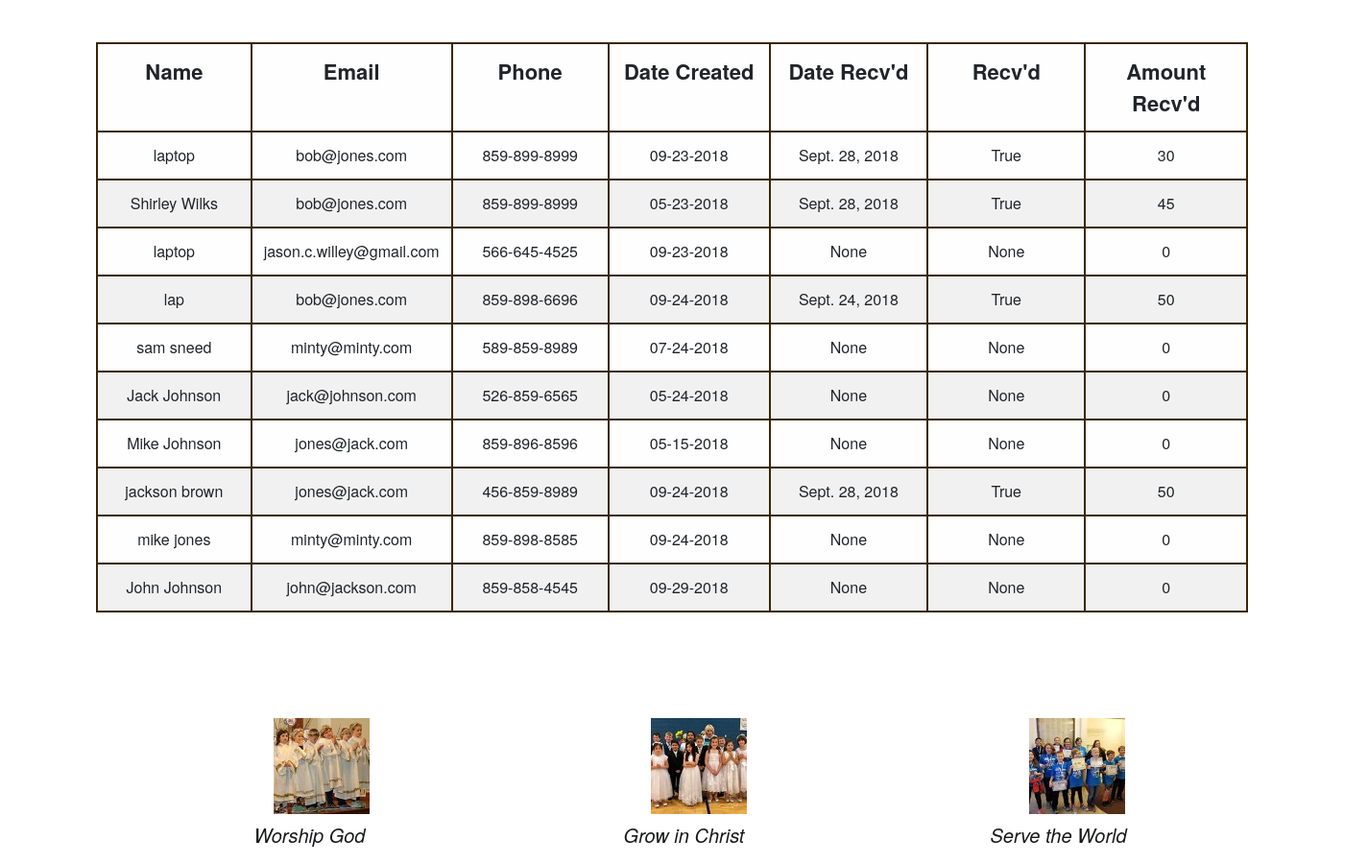
Page /41369/ (middle part) on the earlier database version.
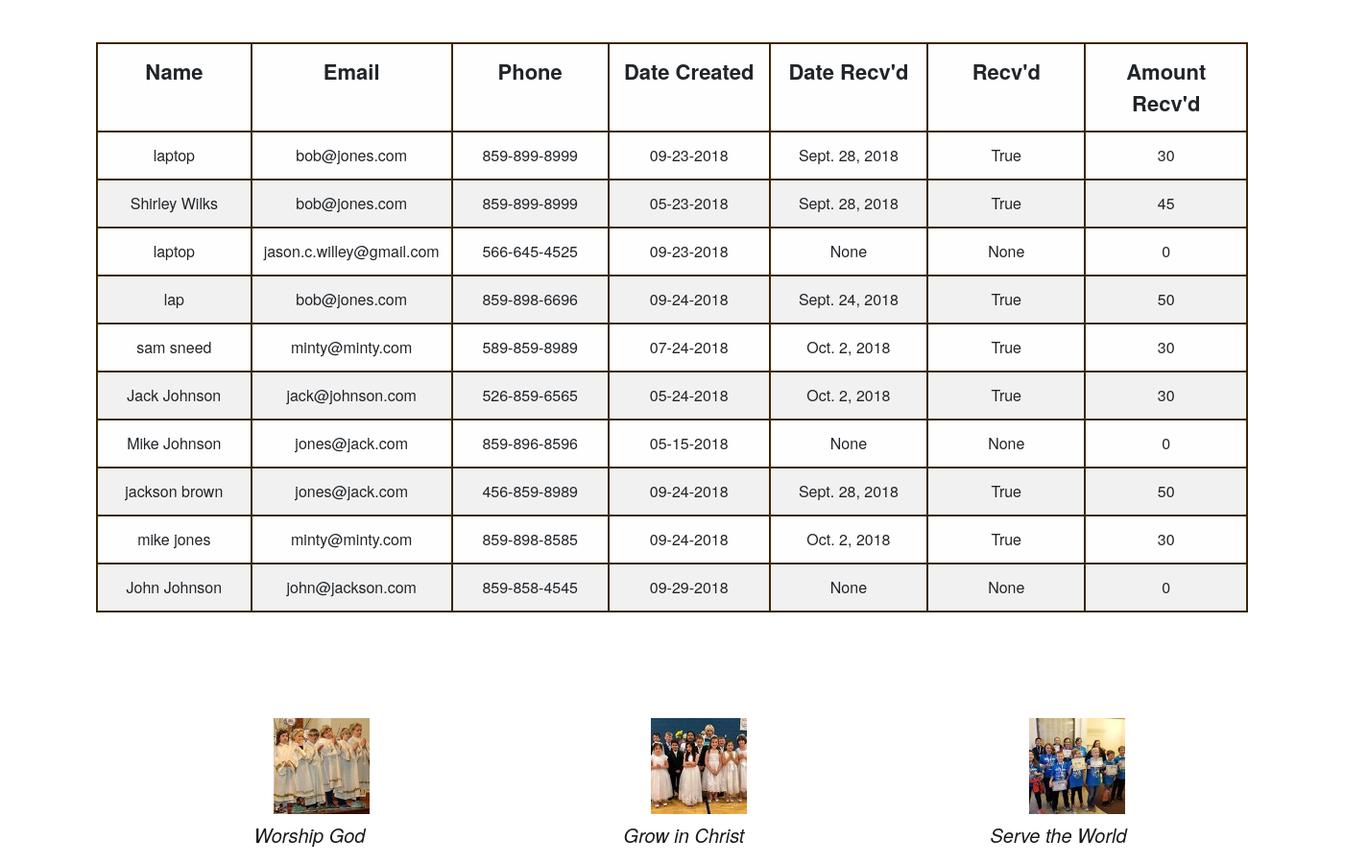
Same page on the later database version.
### signup/models.py (models this page shows, shortened)
class DonorInfo(models.Model):
    name = models.CharField(max_length=35)
    street_address = models.CharField(blank=True, null=True, max_length=50)
    city = models.CharField(max_length=25, blank=True, null=True)
    state = models.CharField(max_length=2, blank=True, null=True)
    zipcode = models.IntegerField(null=True)
    email = models.EmailField(max_length=35, blank=True, null=True)
    phone = models.CharField(max_length=15, null=True, blank=True)
    date_created = models.DateTimeField(default=datetime.datetime.now, null=True)
    payment_recvd = models.NullBooleanField(null=True, blank=True)
    date_recvd = models.DateField(null=True, blank=True)
    amount_recvd = models.IntegerField(default=0)

### signup/views.py (the view)
# urls.py: path('41369/', views.reports, name='reports'),
def reports(request):
    accounts = DonorInfo.objects.all()
    for account in accounts:
        created = account.date_created
        payment_recvd = account.payment_recvd
        date_created = created.strftime("%m-%d-%Y")
        date_recvd = account.date_recvd
        name = account.name
        phone = account.phone
        email = account.email
        plusthirty = (created + timedelta(30))
        thirtydays = plusthirty.strftime("%m-%d-%Y")
        context = {'payment_recvd': payment_recvd, 'accounts': accounts, 'name':name, 'email':email, 'phone':phone, 'date_created': date_created,  'thirtydays': thirtydays}
        return render(request, '41369.html', context)

### templates/41369.html (shortened to what this page needs)
{% extends 'base.html' %}
{% load widget_tweaks %}
{% load static %}
{% load bootstrap3 %}
{% block content1 %}
<body class="" cz-shortcut-listen="true">
  {% endblock %}
{% block content %}
  <div id="users"><br>
    <input class="search" placeholder="Searcy by Name" style='height: 60px; width: 300px;color: black; margin-right: 450px;' /><br>
<table class= 'table'>
               <tr>
                 <th>Name</th>
                 <th>Email</th>
                 <th>Phone</th>
                 <th>Date Created</th>
                  <th>Date Recv'd</th>
                 <th>Recv'd</th>
                 <th>Amount Recv'd</th>
                </tr>
               <tbody class="list">
                     {% for account in accounts %}
                     <tr>
                         <td class="name">{{account.name}}</td>
                         <td class="email">{{account.email}}</td>
                         <td class="phone">{{account.phone}}</td>
                         <td class="date_created">{{account.date_created}}</td>
                         <td class='date_recvd'>{{account.date_recvd}}</td>
                         <td class='payment_recvd'>{{account.payment_recvd}}</td>
                         <td class='amount_recvd'>{{account.amount_recvd}}</td>
                     </tr>
                     {% endfor %}
                 </tbody>
</table>
  </div>
{% endblock %}

### templates/base.html (shortened to what this page needs)
{% load widget_tweaks %}
{% load static %}
<!DOCTYPE html>
<html data-whatinput="mouse" data-whatintent="mouse" class=" whatinput-types-initial whatinput-types-keyboard whatinput-types-mouse"><head>
  <link rel="stylesheet" href="{% static "css/foundation.min.css" %}">
  <link rel="stylesheet"href="{% static "css/wireframe-theme.min.css" %}">
  <link rel="stylesheet" href="{% static "css/main.css" %}">
  <link href="https://stackpath.bootstrapcdn.com/bootstrap/4.1.3/css/bootstrap.min.css" rel="stylesheet">
<meta class="foundation-mq"></head>
{% block content1 %}{% endblock %}
<div class='blockcontent'>
{% block content %}
{%endblock%}
</div>
  <div class="container services-grid">
    <div class="container service">
      <div class="responsive-picture">
        <picture><img id='grow' alt="Placeholder Picture" src="{% static 'images/cross.jpg' %}">
        </picture>
      </div>
      <h5 class="service-title">Worship God</h5>
    </div>
    <div class="container service">
      <div class="responsive-picture">
        <picture><img id='worship' alt="Placeholder Picture" src="{% static 'images/grow.jpeg' %}">
        </picture>
      </div>
      <h5 class="service-title">Grow in Christ<br>
      </h5>
    </div>
    <div class="container service">
      <div class="responsive-picture">
        <picture><img id='world'alt="Placeholder Picture" src="{% static 'images/world.jpg' %}">
        </picture>
      </div>
      <h5 class="service-title">Serve the World<br>
      </h5>
    </div>
  </div>
</body></html>

### signup/static/css/main.css (style rules this page uses)
h5 { text-align: center; font-style: italic; font-size: 26px; font-family: Georgia, Times, 'Times New Roman', serif; }
h5.service-title { margin-top: 10px; color: #18191a; }
.container.service { margin-right: auto; margin-bottom: 60px; margin-left: auto; padding-right: 20px; padding-left: 20px; max-width: 400px; }
div.responsive-picture { max-width: none; max-height: 250px; margin-top: 50px; }
@media screen and (min-width: 40rem) { .container.services-grid { display: -webkit-box; display: -webkit-flex; display: -moz-box; display: -ms-flexbox; display: flex; -webkit-flex-wrap: wrap; -ms-flex-wrap: wrap; flex-wrap: wrap; } }
@media screen and (min-width: 64rem) { .container.services-grid { margin-right: auto; margin-left: auto; max-width: 1200px; } }

### templates/base.html (style rules this page uses)
.table { width:1200px; border-style: solid; border-color: #3B2600; border-width: 2px; margin-left: 100px; margin-top: 75px; }
th { width: 200px; border-style: solid; border-color: #3B2600; border-width: 2px; text-align: center; font-size: 22px; }
.name { border-style: solid; border-color: #3B2600; border-width: 2px; }
.email { border-style: solid; border-color: #3B2600; border-width: 2px; }
.phone { border-style: solid; border-color: #3B2600; border-width: 2px; }
.date_created { border-style: solid; border-color: #3B2600; border-width: 2px; text-align: center; }
.payment_recvd { border-style: solid; border-color: #3B2600; border-width: 2px; text-align: center; }
td { padding:10px; border:solid 1px #eee; }
.amount_recvd { border-style: solid; border-color: #3B2600; border-width: 2px; text-align: center; }
.date_recvd { border-style: solid; border-color: #3B2600; border-width: 2px; text-align: center; }
#worship { height: 100px; width: 100px; margin-left: 30px; }
#grow { height: 100px; width: 100px; margin-left: 25px; }
#world { height: 100px; width: 100px; margin-left: 38px; }
.service { text-align: center; width:250px; }
.blockcontent { text-align: center; }

Differences in the rows shown:
changed DonorInfo "sam sneed": date_recvd "None" → "Oct. 2, 2018"; payment_recvd "None" → "True"; amount_recvd "0" → "30"
changed DonorInfo "Jack Johnson": date_recvd "None" → "Oct. 2, 2018"; payment_recvd "None" → "True"; amount_recvd "0" → "30"
changed DonorInfo "mike jones": date_recvd "None" → "Oct. 2, 2018"; payment_recvd "None" → "True"; amount_recvd "0" → "30"
